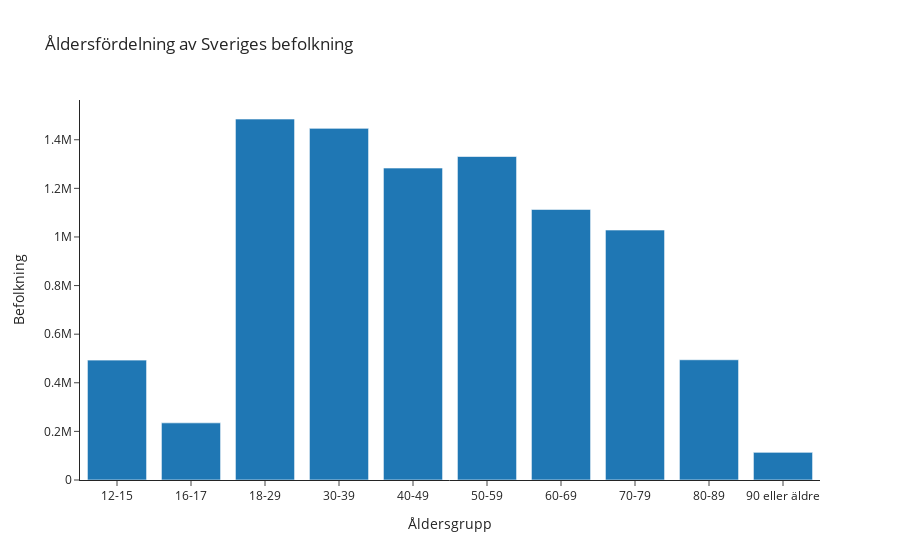

The cell this chart's notebook holds for it:
### Markdown cell above
### Visualisera åldersfördelningen av Sveriges befolkning

Jag har löst uppgiften såhär:

1. Skapa en lista med alla åldersgrupper inkluderade i datasetet
2. Filtrera datasetet för att bara inkludera dessa åldersgrupper och gruppera datan efter ålder
3. Beräkna totala antalet vaccinerade och medianen av vaccinationsandelen i varje åldersgrupp
4. Använda dessa beräkningar för att räkna ut befolkningens storlek i varje åldersgrupp
5. Skapa ett histogram för att visualisera befolkningsfördelningen per åldersgrupp

### Code cell
# e) Rita ett diagram som visar på åldersfördelningen av Sveriges befolkning.

# Skapa lista med alla åldersgrupper inkluderade i datasetet
åldrar = ["12-15", "16-17", "18-29", "30-39", "40-49", "50-59", "60-69", "70-79", "80-89", "90 eller äldre"]

# Gruppera vaccinerade data per åldersgrupp samt beräkna totala antalet vaccinerade och medianen av andelen vaccinerade
åldrar_grupperade = vaccinerade[vaccinerade['Ålder'].isin(åldrar)].groupby('Ålder').agg(
    antal_vaccinerade=('Antal minst 1 dos', 'sum'),
    andel_vaccinerade_median=('Andel minst 1 dos', 'median'),
)

# Beräkna befolkningen i varje åldersgrupp
åldrar_grupperade['befolkning'] = åldrar_grupperade['antal_vaccinerade'] / åldrar_grupperade['andel_vaccinerade_median']

# Skapa ett histogram för att visualisera befolkningsfördelning per åldersgrupp
fig = px.histogram(åldrar_grupperade, 
             x=åldrar_grupperade.index,
             y="befolkning",
             labels={
                 "Ålder": "Ålder",
                 "sum of Befolkning": "Befolkning"
             },
             title="Åldersfördelning av Sveriges befolkning",
             template="simple_white"             
             )

# Uppdatera namnen för axlarna
fig.update_layout(xaxis_title='Åldersgrupp', yaxis_title='Befolkning')

fig.write_html("Åldersfördelning av Sveriges befolkning.html")

fig.show()

### Figure 1 — Plotly figure (JSON) as saved in the notebook; plotly's stock layout.template omitted (floating-point values rounded to 4 significant figures)
{"data": [{"alignmentgroup": "True", "bingroup": "x", "histfunc": "sum", "hovertemplate": "Ålder=%{x}<br>sum of befolkning=%{y}<extra></extra>", "legendgroup": "", "marker": {"color": "#1F77B4", "pattern": {"shape": ""}}, "name": "", "offsetgroup": "", "orientation": "v", "showlegend": false, "type": "histogram", "x": ["12-15", "16-17", "18-29", "30-39", "40-49", "50-59", "60-69", "70-79", "80-89", "90 eller äldre"], "xaxis": "x", "y": [493200.0, 235100.0, 1485000.0, 1447000.0, 1284000.0, 1331000.0, 1114000.0, 1029000.0, 494700.0, 113800.0], "yaxis": "y"}], "layout": {"barmode": "relative", "legend": {"tracegroupgap": 0}, "title": {"text": "Åldersfördelning av Sveriges befolkning"}, "xaxis": {"anchor": "y", "domain": [0, 1], "title": {"text": "Åldersgrupp"}}, "yaxis": {"anchor": "x", "domain": [0, 1], "title": {"text": "Befolkning"}}}}
